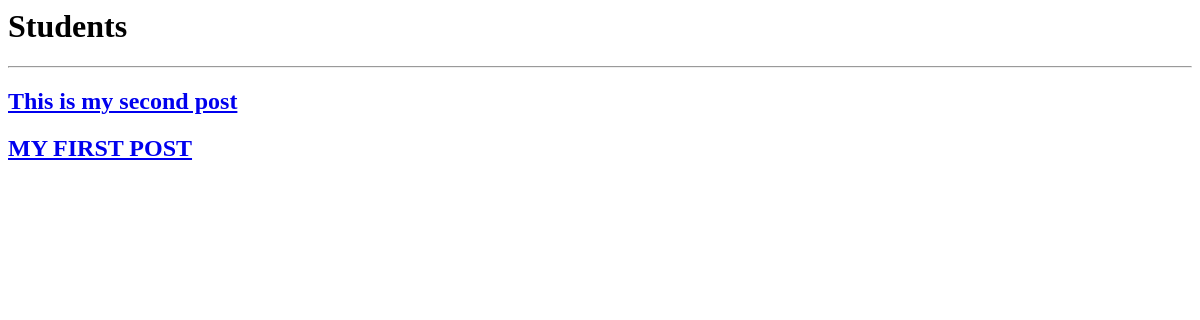
The app's page /students/, older data.
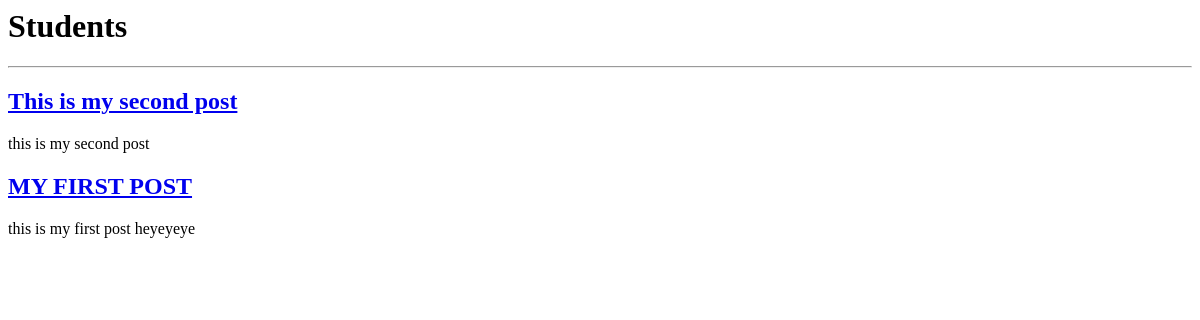
The same page, newer data.
### home/models.py (models this page shows, shortened)
class Student(models.Model):
    title=models.CharField(max_length=25)
    body=models.TextField()
    slug=models.SlugField()
    date=models.DateTimeField(auto_now_add=True)
    banner=models.ImageField(default='fallback.png',blank=True)

### home/views.py (the view)
# urls.py: path('students/',studentList,name="students"),
def studentList(request):
    students=Student.objects.all().order_by('-date')
    return render(request,'studentlist.html',{'students':students})

### home/templates/studentlist.html
{%block start%}
<h1>Students</h1>
<hr>
{%for student in students%}
<article>
<h2>
<a href="{%url 'page' slug=student.slug %}">
    {{student.title}}
</a>
</h2>
<p>{{student.body}}</p>
</article>
{%endfor%}
{%endblock%}

Row changes from the older to the newer data that the page shows:
changed Student "This is my second post": body (not shown) → "this is my second post"
changed Student "MY FIRST POST": body (not shown) → "this is my first post heyeyeye"
